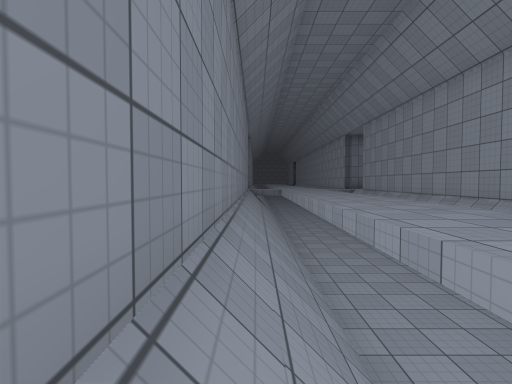
View 1 (above)

16 first-person views from a walk through a 3-D level made in the Unity game engine. The camera is 1.3 m above the floor, tilts 2° down and sees 80° across. The floor is counted in squares, 2 m on a side. Each view is taken from the middle of a square. On the plan, view 1 faces up. The plan holds only what a view shows up to about 10 squares ahead; the rest is blank. The place goes on beyond the plan. Door leaves are left out, so doorways stand open. Surface patterns are stand-ins for the level's own textures.

View 2
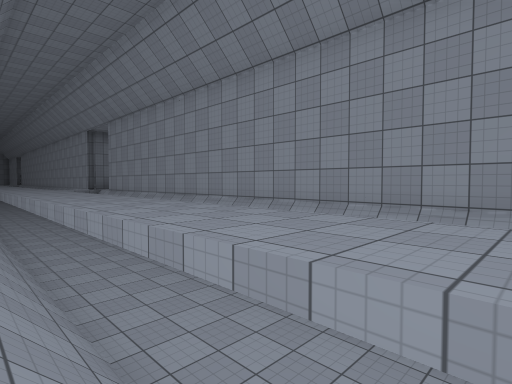

View 3
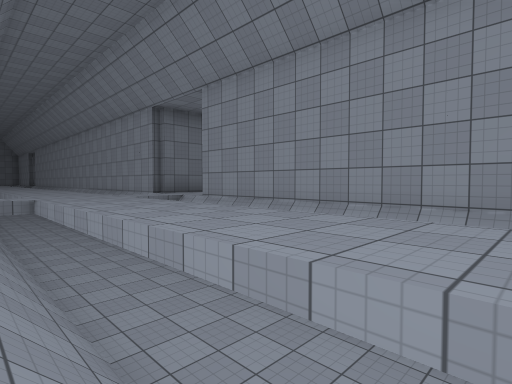

View 4
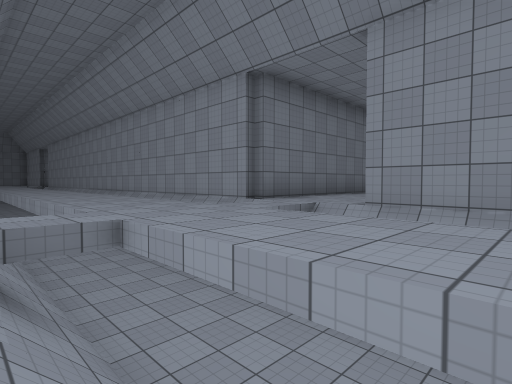

View 5
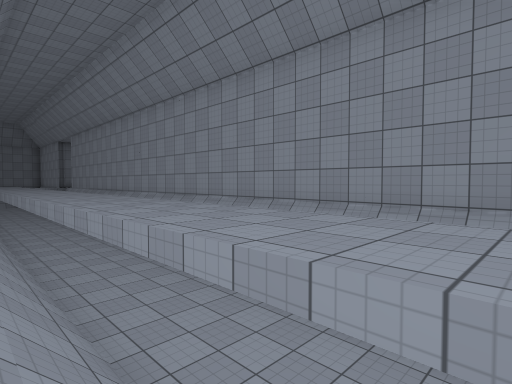

View 6
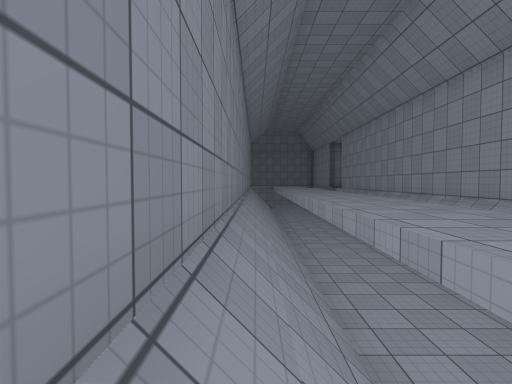

View 7
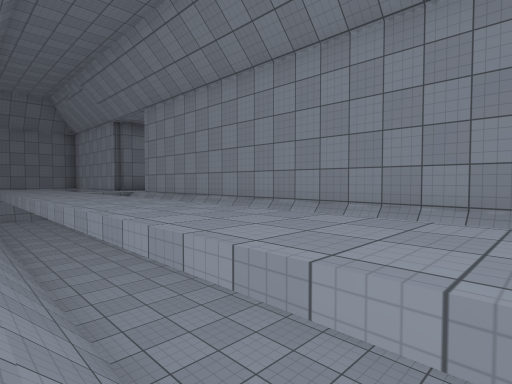

View 8
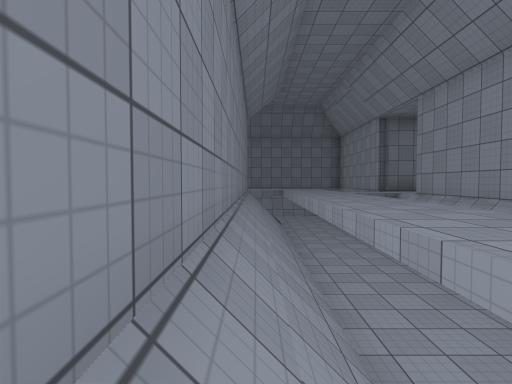

View 9
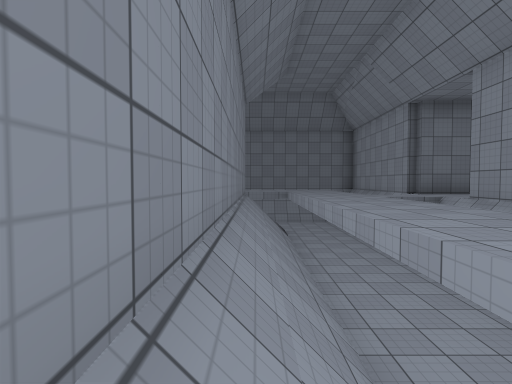

View 10
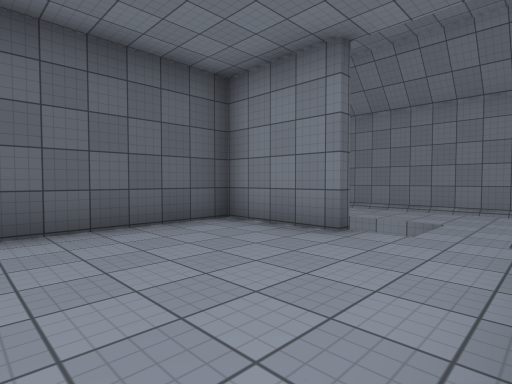

View 11
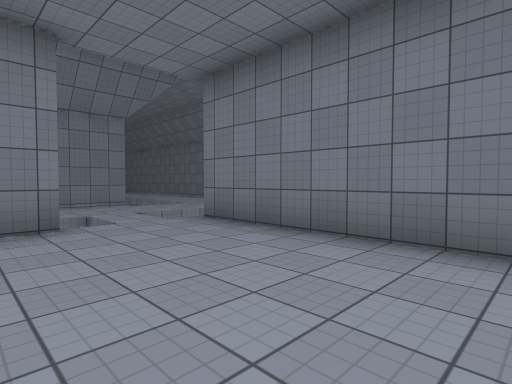

View 12
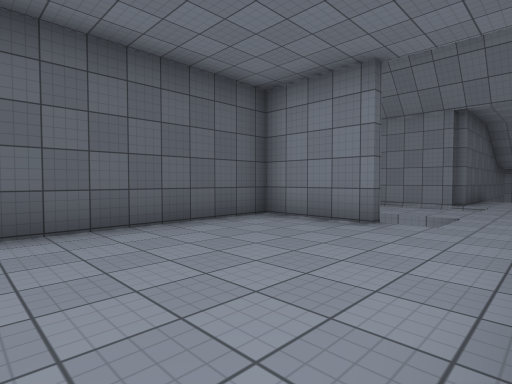

View 13
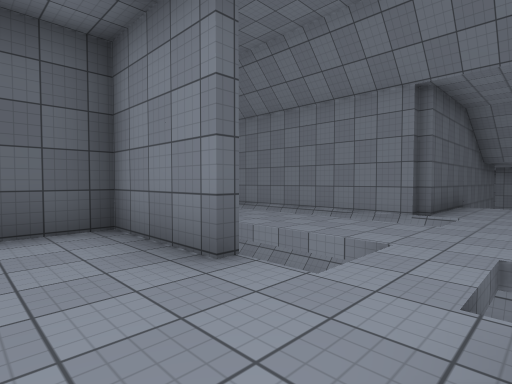

View 14
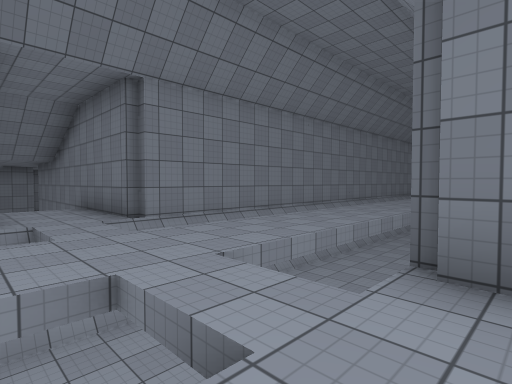

View 15
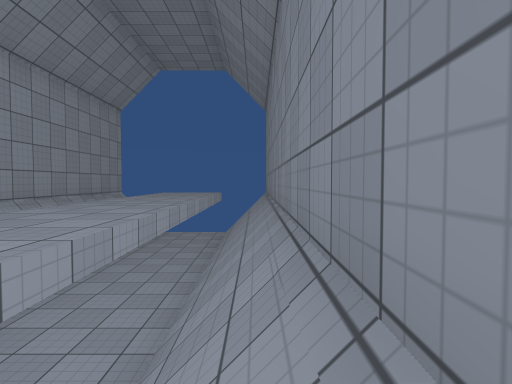

View 16
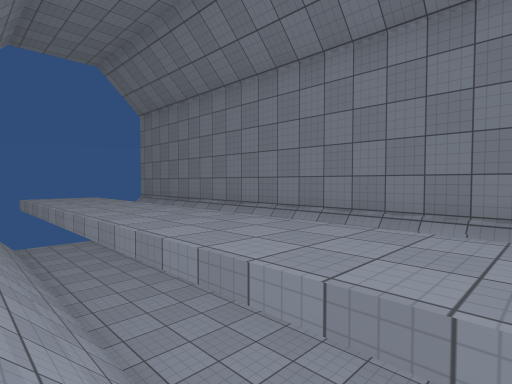

### Floor plan
Key: @ floor where view 1 was taken; # wall or solid block; . main floor; - floor 2.5 m lower than the main floor; / step, stairs or slope; D open door.
Columns run from 5 left of view 1 to 9 right of it. Each row starts with its distance up from view 1.
 35      //-//#####
 34     #//-/D.....
 33     #//-/D.....
 32     #//-/D.....
 31     #//-/#.....
 30     #//-/##...
 29     #//-//####
 28     #//-//#
 27     #//-//#
 26     #//-//#
 25     #//-//#
 24     #//-//#
 23     #//-//#
 22     #//-//#
 21     #//-//#
 20     #//-//#
 19     #//-//#
 18     #//-//#
 17     #//-//#
 16     #//-//#
 15 #####//-//#####
 14 //..DD/-/D.....
 13   ...D/-/D.....
 12  ###DD/-/D.....
 11     #//-/#.....
 10     #//-/##....
  9     #//-//#####
  8     #//-//#
  7     #//-//#
  6     #//-//#
  5     #//-//#
  4     #//-//#
  3     #//-//#
  2     #//-//#
  1     #//-//#
  0     #@/-//#
 -1     #     #

Where each view was taken, in squares from view 1:
view 1: 0 up, 0 right, facing up
view 2: 0 up, 0 right, facing up-right
view 3: 6 up, 0 right, facing up-right
view 4: 10 up, 0 right, facing up-right
view 5: 15 up, 0 right, facing up-right
view 6: 17 up, 0 right, facing up
view 7: 23 up, 0 right, facing up-right
view 8: 24 up, 0 right, facing up
view 9: 26 up, 0 right, facing up
view 10: 34 up, 8 right, facing down-left
view 11: 31 up, 9 right, facing up-left
view 12: 14 up, 9 right, facing down-left
view 13: 14 up, 6 right, facing down-left
view 14: 12 up, 5 right, facing up-left
view 15: 9 up, 0 right, facing down
view 16: 9 up, 4 right, facing down-left
